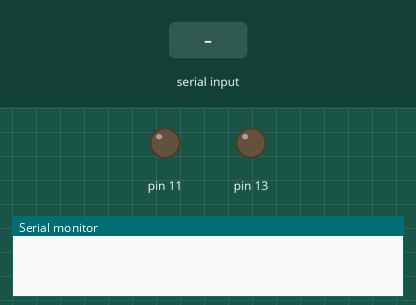
This sketch was run on a simulated Arduino Uno, built with avr-gcc and run on an emulated ATmega328P. Shown: output pins drawn as LEDs (lit = HIGH), the last lines printed to the serial monitor. The test bench sets the inputs (shaded band).

Above: at 1.2 s.
1.3 s: "1" received over Serial
At 1.45 s:
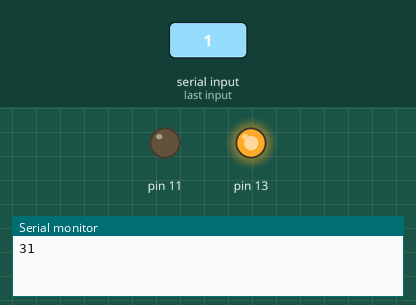
Timing chart, 0 to 4.3 s (numbered marks = the images above; inputs shaded):
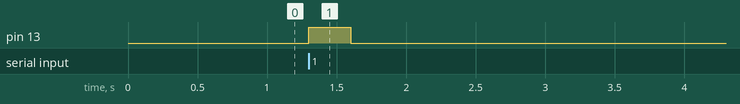

The sketch:

RFID_Library_Detector_application.ino
```cpp
/*
developed by tilak robotilak.com cc :)

Sepicificall compiled for my RTS project

I have managed to make this todetect any RFID tag that comes in the rage of the scanner of 125 kHz
this was fun though the out put is thourh an LEd one can use a buzzer
I will modify this soon :)

Specifi application to detect any unautorized product being taken will trigger an alarm
*/

int val=0;
String code="";
String Master="";
void setup()
{
  Serial.begin(9600);
  pinMode(11,OUTPUT);
  pinMode(13,OUTPUT);
}
void loop()
  {
   if(Serial.available()>0)
   {
      val=Serial.read();

      Serial.print(val,HEX);
      code +=String(val,HEX);
      digitalWrite(13,HIGH);
      delay(300);
      digitalWrite(13,LOW);
      Serial.print(code);

     if(val==0)
     {
       Serial.println();
       Serial.println(code);
       if(code.equalsIgnoreCase(Master))
      {
        digitalWrite(11,HIGH);
        delay(100);

      }
    }
  }
}
```

Measured:
- after the input at 1.3 s, pin 13: LOW → HIGH at once, → LOW 0.30 s later
